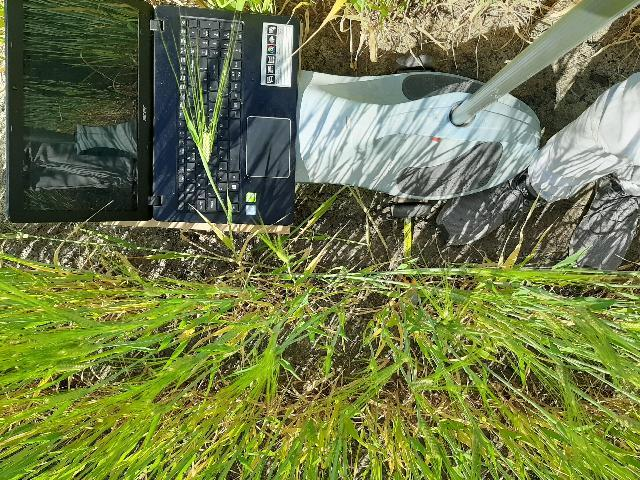
#> input picture proper/portrait/032_0_16_120.jpg, 640 x 480 px
$ python SimplifyStrips.py
#> lines starting #> are read from the running program, lines starting #| are printed output that depends on the picture; after the words box and inside, x2 and y2 are one past the last pixel; in counts of white or black regions, pixels touching at a corner belong together; long printed decimals are rounded
import math
import os
import numpy as np
import time
import cv2
from sklearn.linear_model import LinearRegression
import random
import colorsys


def getContCentre(contour):
	M = cv2.moments(contour)
	cx = 0
	cy = 0
	if (M['m00'] != 0):
		cx = int(M['m10']/M['m00'])
		cy = int(M['m01']/M['m00'])
	return cx, cy


outFile = open('simpliStripsVertical.csv', 'w')
outFile.write("ID,Real Angle,Estimated Angle,Line Midpoint\n")

for path in os.listdir():
        if '.jpg' in path:
                imgName = path#input("File Name: ")
                image = cv2.imread(imgName)
#> image is the input picture: shape (480, 640, 3); mean B, G, R 73.8, 122.7, 112.8


                # Rotate these images because they are portrait
                image = cv2.rotate(image, cv2.ROTATE_90_CLOCKWISE)
#> image: shape (640, 480, 3)

                # Convert to greyscale with custom linear combination (From source)
                greyCoeffs = [-1, 2, -1] #BGR
                coeffNP = np.array(greyCoeffs).reshape((1,3))
                linearCombine = cv2.transform(image,coeffNP) #Greyscale image
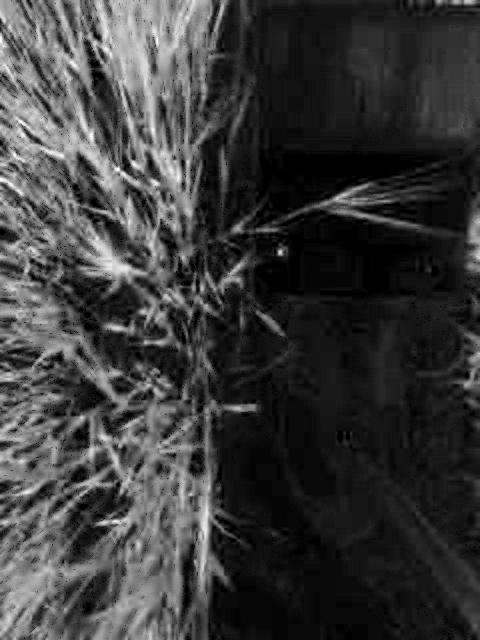
#> linearCombine: shape (640, 480); min 0, max 255, mean 58.9


                # Threshold from average
                ###threshImage = cv2.adaptiveThreshold(linearCombine, 255, cv2.ADAPTIVE_THRESH_MEAN_C, cv2.THRESH_BINARY, 3, 0)
                ret, threshImage = cv2.threshold(linearCombine, 0, 255, cv2.THRESH_OTSU)
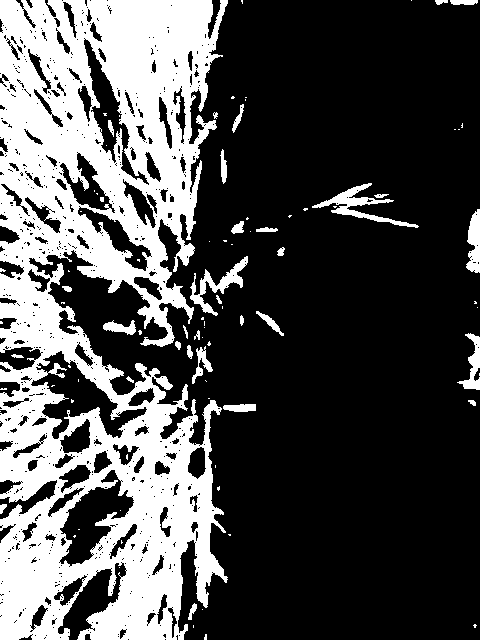
#> threshImage: shape (640, 480); 30.4% white; 91 white regions (60 under 20 px), largest, box (x1, y1, x2, y2) and area: (0, 0, 228, 640) 87862, (312, 183, 419, 228) 1062, (190, 256, 248, 316) 896
#> ret = 79


                # Filter for enhancement
                kernel = np.ones((3,3), np.uint8)
                filtered = cv2.morphologyEx(threshImage, cv2.MORPH_OPEN, kernel) #Erodes then dilates
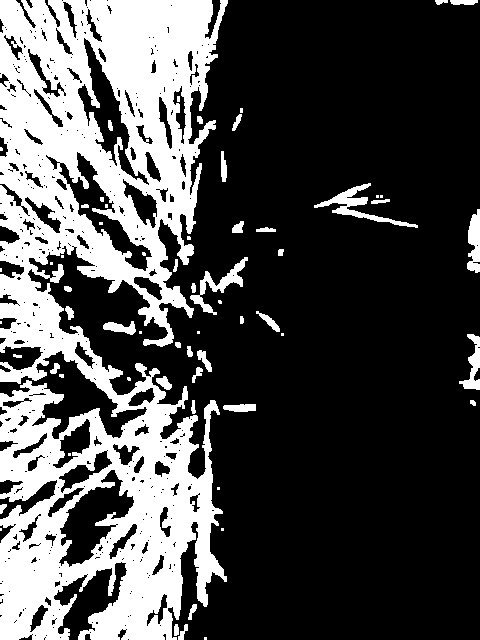
#> filtered: shape (640, 480); 29.5% white; 62 white regions (25 under 20 px), largest, box (x1, y1, x2, y2) and area: (0, 0, 228, 640) 85090, (314, 183, 418, 228) 942, (190, 257, 248, 315) 787


                #Define image dimensions
                imageWidth = 480
                imageHeight = 640

                #Split image into segments
                nRows = 5
                yOffset = imageHeight/nRows
                imageParts = list()
                for i in range(0,nRows):
                        imageParts.append(filtered[i*(int)(imageHeight/nRows):i*(int)(imageHeight/nRows)+(int)(imageHeight/nRows), 0:imageWidth])
#> after the loop, imageParts = 5 items
                i = 0
                for c in imageParts:
                        i+=1
#> this loop made 5 passes
#> after the loop, i = 5
                        #cv2.imshow("cropped"+str(i),c)


                # Defining our window
                windowWidth = 100
                windowOffset = -25
                plantWindowWidth = 75

                # Column counting for approximate potential centre line
                cols = np.hsplit(filtered, imageWidth)
#> cols = 480 items
                count = 0
                potentialRow = -1
                i = 0
                for row in cols:
                        if (i > imageWidth/2 - windowWidth + windowOffset and i < imageWidth/2 + windowWidth + windowOffset):
                                newCount = cv2.countNonZero(row)
                                if (newCount > count):
                                        count = newCount
                                        potentialRow = i
                        i += 1
#> this loop made 480 passes
#> (newCount, count) on passes 117, 118, 120, 121, 122, 127, 128, 129, 130, 131, 144, 145: (351, 351), (362, 362), (363, 363), (367, 367), (376, 376), (384, 384), (404, 404), (431, 431), (447, 447), (453, 453), (466, 466), (486, 486)
#> newCount on passes 119, 123, 124, 125, 126, 132: 356, 369, 367, 368, 373, 436
#> after the loop, count = 543; i = 480; potentialRow = 157

                #Finding max proportion in strip columns
                maxProp = 0
                for c in imageParts:
                        iCol = 0
                        for col in c.T:
                                proportion = cv2.countNonZero(col)/len(col)
                                if proportion >= maxProp and iCol > imageWidth/2 - windowWidth + windowOffset and iCol < imageWidth/2 + windowWidth + windowOffset:
                                        maxProp = proportion
                                iCol += 1
#> after the loop, maxProp = 1

                #Filing out satisfactory strip columns, culling unsatisfactory
                satisThreshold = 0.6
                i = 0
                rowXs = list()
                rowYs = list()
                for c in imageParts:
                        iCol = 0
                        for col in c.T:
                                proportion = cv2.countNonZero(col)/len(col)
                                if proportion >= satisThreshold*maxProp and iCol > imageWidth/2 - windowWidth + windowOffset and iCol < imageWidth/2 + windowWidth + windowOffset:
                                        c[:,iCol] = 255
                                        rowXs.append(iCol)
                                        rowYs.append((int)((i+0.5)*(int)(imageHeight/nRows)))
                                else:
                                        c[:,iCol] = 0
                                iCol += 1

                        i += 1
#> after the loop, i = 5; rowXs = 279 values, max 210 at index 206, min 116 at index 0, mean 159.4; rowYs = 279 values from 64 to 576

                #Restitch image
                restitched = imageParts[0]
#> restitched: shape (128, 480); 19% white; 2 white regions, box (x1, y1, x2, y2) and area: (116, 0, 191, 128) 9600, (192, 0, 208, 128) 2048
                for c in imageParts[1:]:
                        restitched = np.concatenate((restitched, c), axis = 0)
#> this loop made 4 passes
#> pass 1, `restitched = np.concatenate((restitched, c), axis = 0)`:
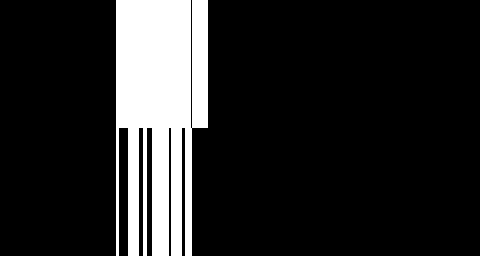
#> restitched: shape (256, 480); 15% white; 1 white region, box (x1, y1, x2, y2) and area: (116, 0, 208, 256) 18432
#> after the loop:
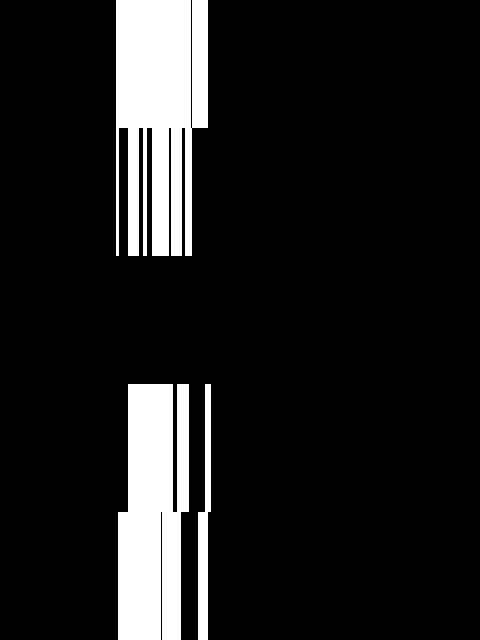
#> restitched: shape (640, 480); 11.6% white; 3 white regions, box (x1, y1, x2, y2) and area: (116, 0, 208, 256) 18432, (118, 384, 189, 640) 15232, (198, 384, 211, 640) 2048


                # Do regression on plant coordinates
                rowLinear = LinearRegression().fit(np.array(rowYs).reshape((-1,1)), np.array(rowXs))
                r2 = rowLinear.score(np.array(rowYs).reshape((-1,1)), np.array(rowXs))
#> r2 = 0.00237
                intercept = rowLinear.intercept_
#> intercept = 161.1
                final = rowLinear.intercept_ + imageWidth * rowLinear.coef_
#> final = [158.4]
                print("R^2: "+str(r2))
#| R^2: 0.002368

                # Draw Images
                cv2.line(image, (int(intercept), 0), (int(final[0]), imageHeight), (0,255,255), 3)
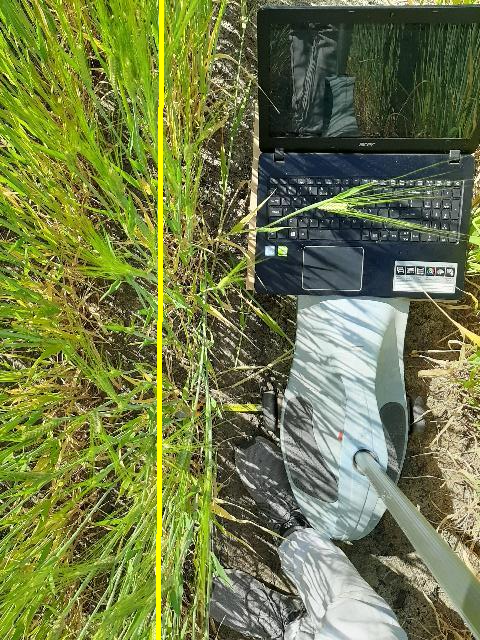
#> image: shape (640, 480, 3); mean B, G, R 73.2, 123.8, 114.1

                i = 0
                for x in rowXs:
                        cv2.circle(image, (x, rowYs[i]), 3, (0,255,0))
                        i += 1
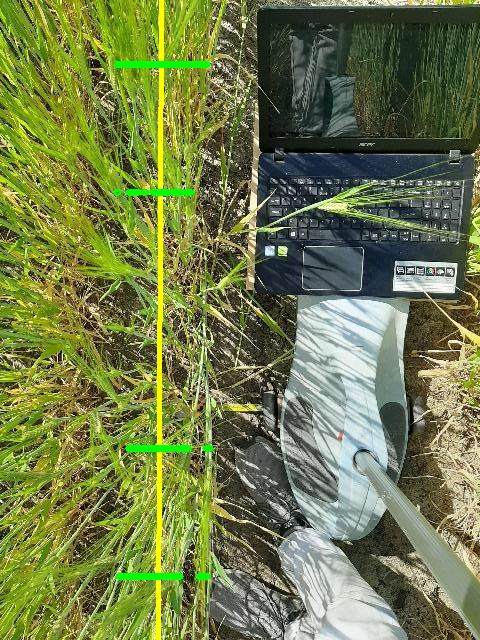
#> image: shape (640, 480, 3); 0.71% of pixels changed, all inside (x1, y1, x2, y2) = (113, 61, 214, 580)
#> after the loop, i = 279
                cv2.imshow("linear combination", linearCombine)
                cv2.imshow("threshold", threshImage)
                cv2.imshow("filtered", filtered)
                cv2.imshow("restitched", restitched)
                cv2.imshow("original", image)
                cv2.waitKey(0)

                rise = final-intercept
#> rise = [-2.69]
                run = imageHeight
                angle = ((3.1415/2.0)-math.atan(rise/run))/3.1415*180
#> angle = 90.24
                midpoint = ((intercept+rise/2.0)[0], imageHeight/2.0)
#> midpoint = (159.8, 320)
                realAngle = path.split("_")[1]
                ID = path.split("_")[0]
                outFile.write(str(ID)+','+str(realAngle)+','+str(angle)+','+str(midpoint[0])+'\n')
#> pass 2 of the loop `for path in os.listdir():`:
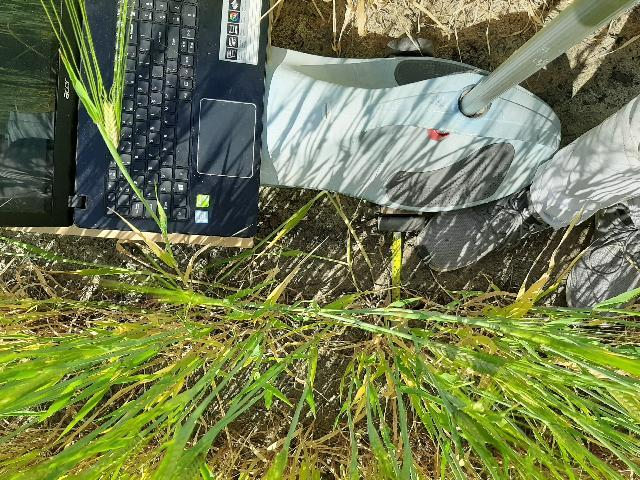
#> input picture proper/portrait/034_0_16_100.jpg, 640 x 480 px
#> image is the input picture: shape (480, 640, 3); mean B, G, R 80.1, 122.4, 114
#> `ret, threshImage = cv2.threshold(linearCombine, 0, 255, cv2.THRESH_OTSU)`:
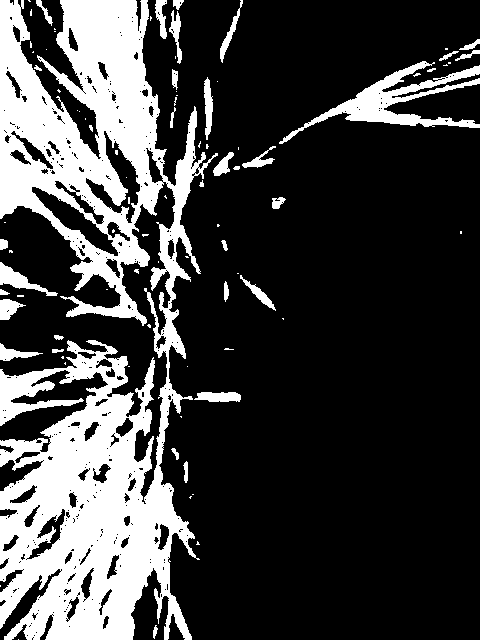
#> threshImage: shape (640, 480); 25% white; 88 white regions (54 under 20 px), largest, box (x1, y1, x2, y2) and area: (0, 0, 218, 640) 67706, (279, 61, 480, 144) 3917, (0, 262, 58, 296) 593
#> ret = 77
#> filtered: shape (640, 480); 24.3% white; 61 white regions (16 under 20 px), largest, box (x1, y1, x2, y2) and area: (0, 341, 195, 640) 32537, (0, 0, 206, 324) 30688, (280, 61, 480, 144) 3819
#> the loop `for c in imageParts:` made 5 passes
#> after the loop `for c in imageParts:`: i = 5
#> the loop `for row in cols:` made 480 passes
#> (newCount, count) on passes 117, 118, 120, 121, 122: (495, 495), (500, 500), (513, 513), (518, 518), (519, 519)
#> after the loop `for row in cols:`: count = 519; i = 480; potentialRow = 121
#> after the loop `for c in imageParts:`: maxProp = 1
#> after the loop `for c in imageParts:`: i = 5; rowXs = 137 values, max 189 at index 61, min 116 at index 0, mean 137.9; rowYs = 137 values from 64 to 576
#> the loop `for c in imageParts[1:]:` made 4 passes
#> r2 = 0.000722
#> intercept = 137.1
#> final = [138.3]
#| R^2: 0.0007222
#> the loop `for x in rowXs:` made 137 passes
#> x on passes 1 to 8: 116, 117, 118, 119, 120, 121, 122, 123
#> after the loop `for x in rowXs:`:
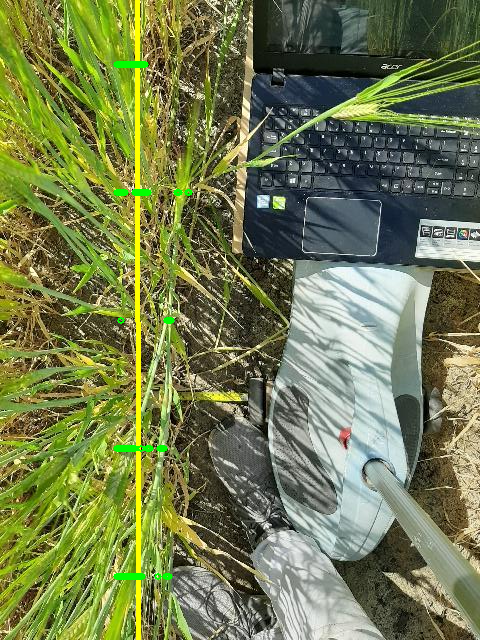
#> image: shape (640, 480, 3); mean B, G, R 79.2, 123.9, 114.7
#> after the loop `for x in rowXs:`: i = 137
#> rise = [1.18]
#> angle = 89.89
#> midpoint = (137.7, 320)
outFile.close()
